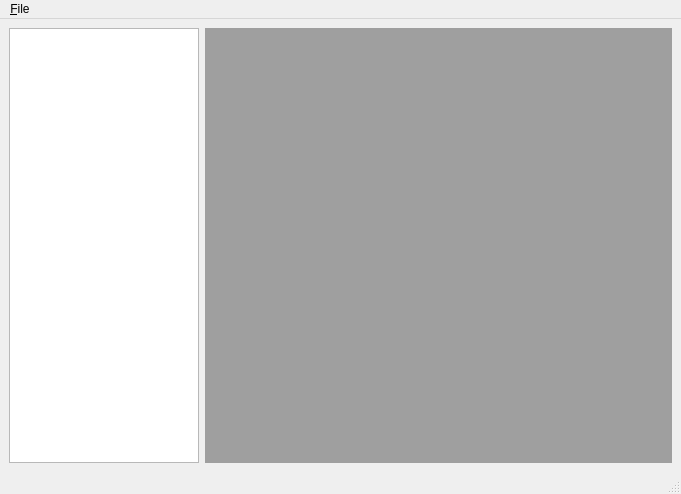
<?xml version="1.0" encoding="UTF-8"?>
<ui version="4.0">
 <class>MainWindow</class>
 <widget class="QMainWindow" name="MainWindow">
  <property name="geometry">
   <rect>
    <x>0</x>
    <y>0</y>
    <width>681</width>
    <height>494</height>
   </rect>
  </property>
  <property name="windowTitle">
   <string>MainWindow</string>
  </property>
  <widget class="QWidget" name="centralwidget">
   <layout class="QHBoxLayout" name="horizontalLayout">
    <item>
     <widget class="QListWidget" name="listWidget">
      <property name="minimumSize">
       <size>
        <width>150</width>
        <height>0</height>
       </size>
      </property>
     </widget>
    </item>
    <item>
     <widget class="QMdiArea" name="mdiArea"/>
    </item>
   </layout>
  </widget>
  <widget class="QMenuBar" name="menubar">
   <property name="geometry">
    <rect>
     <x>0</x>
     <y>0</y>
     <width>681</width>
     <height>28</height>
    </rect>
   </property>
   <widget class="QMenu" name="menu_File">
    <property name="title">
     <string>&amp;File</string>
    </property>
    <addaction name="actionOpen"/>
   </widget>
   <addaction name="menu_File"/>
  </widget>
  <widget class="QStatusBar" name="statusbar"/>
  <action name="actionNew">
   <property name="text">
    <string>New</string>
   </property>
  </action>
  <action name="actionOpen">
   <property name="text">
    <string>Open</string>
   </property>
  </action>
 </widget>
 <resources/>
 <connections/>
</ui>
